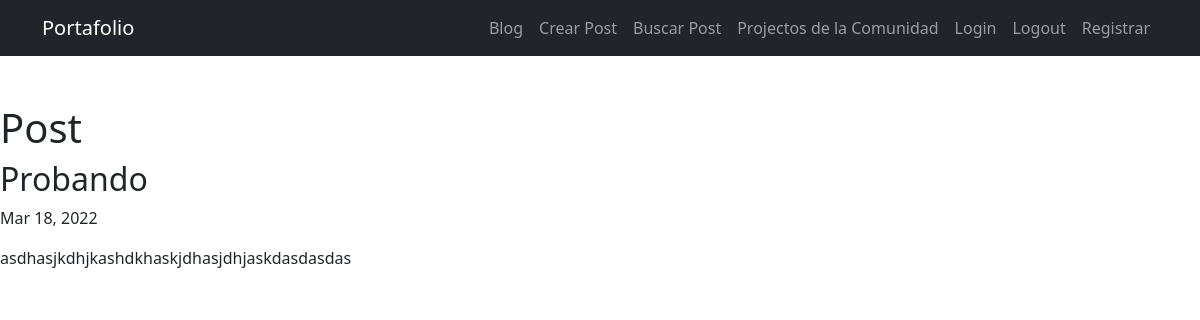
The page /blog/1 on the database its author committed.
### blog/models.py (models this page shows, shortened)
class Post(models.Model):
    title = models.CharField(max_length=100)
    description = models.TextField()
    date = models.DateField(datetime.date.today)

### blog/views.py (the view)
# urls.py: path('<int:post_id>', post_id, name="post_id"),
def post_id(request, post_id):
    post = get_object_or_404(Post, pk=post_id)
    return render(request, 'post_id.html',{'post':post})

### blog/templates/post_id.html
{% extends "layout.html"%}
{% block content %}
    <h1>Post</h1>
    <h2>{{post.title}}</h2>
    <p>{{post.date|date:'M d, Y'}}</p>
    <p>{{post.description}}</p>
{% endblock %}

### rows shown on the page
Post: title "Probando", date "Mar 18, 2022", description "asdhasjkdhjkashdkhaskjdhasjdhjaskdasdasdas"
